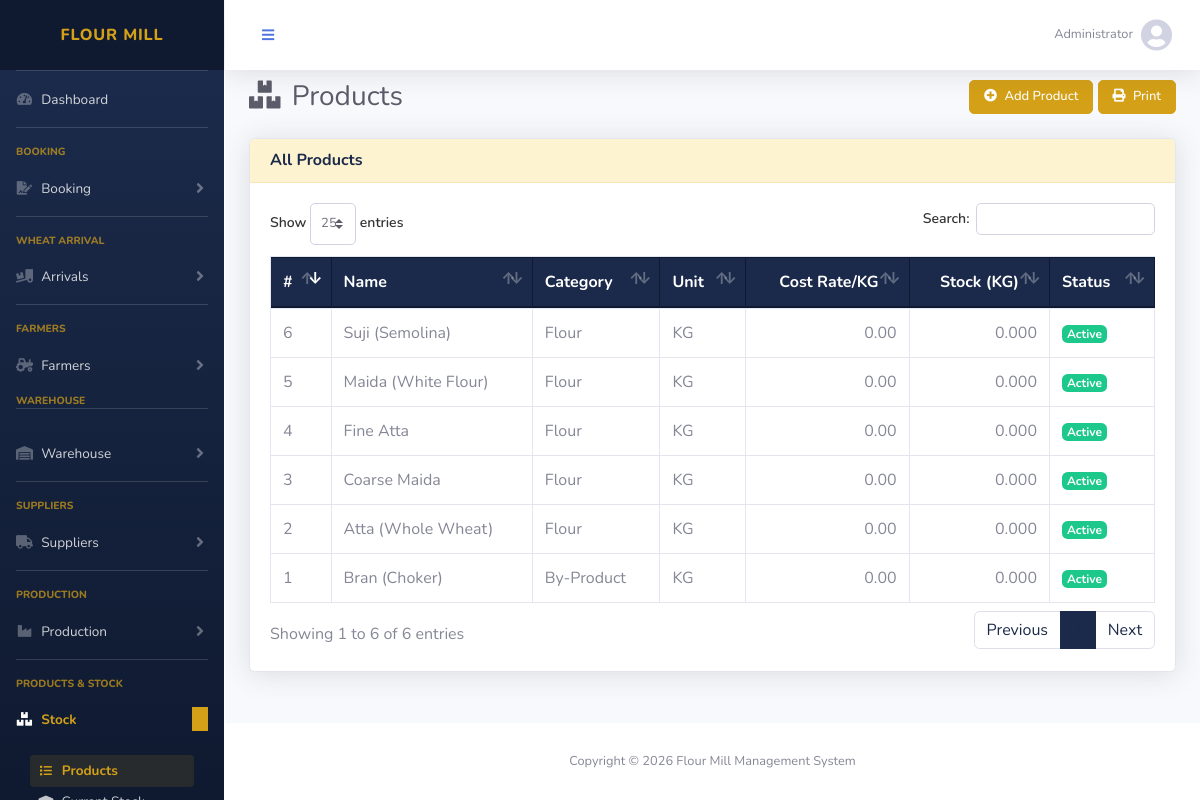
The page /modules/products/list.php (signed in) on the database its author committed.
### tables this page shows
CREATE TABLE products (
    id             INT AUTO_INCREMENT PRIMARY KEY,
    name           VARCHAR(100) NOT NULL,
    category       VARCHAR(50),
    unit           VARCHAR(20) DEFAULT 'KG',
    sale_price     DECIMAL(10,2) DEFAULT 0.00,
    cost_rate      DECIMAL(10,2) DEFAULT 0.00,
    stock_qty      DECIMAL(12,3) DEFAULT 0.000,
    status          ENUM('active','inactive') DEFAULT 'active',
    created_at      TIMESTAMP DEFAULT CURRENT_TIMESTAMP
);

### includes/functions.php (called while the page is built, shortened)
<?php
function money($amount) {
    return number_format($amount, 2);
}
function qty($qty) {
    return number_format($qty, 3);
}

### modules/products/list.php (the view, shortened to what this page needs)
<?php
require_once '../../includes/db.php';
include '../../includes/header.php';
$result = $conn->query("SELECT p.*,
  (SELECT pi.rate_per_kg FROM production_items pi
   JOIN productions pr ON pi.production_id = pr.id
   WHERE pi.product_id = p.id
   ORDER BY pr.date DESC, pr.id DESC LIMIT 1) as latest_cost_rate
  FROM products p ORDER BY category, name");
?>
<div class="d-sm-flex align-items-center justify-content-between mb-4">
    <h1 class="h3 mb-0 text-gray-800"><i class="fas fa-boxes mr-1"></i> Products</h1>
    <div>
        <button class="btn btn-primary btn-sm" data-toggle="modal" data-target="#addModal"><i class="fas fa-plus-circle mr-1"></i> Add Product</button>
        <button class="btn btn-sm btn-primary" onclick="window.print()"><i class="fas fa-print mr-1"></i> Print</button>
    </div>
</div>
<div class="card shadow mb-4">
    <div class="card-header"><h6 class="font-weight-bold m-0">All Products</h6></div>
    <div class="card-body">
        <div class="table-responsive">
            <table class="table table-bordered datatable" width="100%">
                <thead class="thead-dark">
                    <tr>
                        <th>#</th>
                        <th>Name</th>
                        <th>Category</th>
                        <th>Unit</th>
                        <th class="text-right">Cost Rate/KG</th>
                        <th class="text-right">Stock (KG)</th>
                        <th>Status</th>
                    </tr>
                </thead>
                <tbody>
                    <?php $i=1; while ($row = $result->fetch_assoc()): ?>
                    <tr>
                        <td><?= $i++ ?></td>
                        <td><?= htmlspecialchars($row['name']) ?></td>
                        <td><?= htmlspecialchars($row['category']) ?></td>
                        <td><?= $row['unit'] ?></td>
                        <?php $rate = ($row['latest_cost_rate'] ?: $row['cost_rate']) ?: $row['sale_price']; ?>
                        <td class="text-right"><?= money($rate) ?></td>
                        <td class="text-right"><?= qty($row['stock_qty']) ?></td>
                        <td><span class="badge badge-<?= $row['status']=='active'?'success':'secondary' ?>"><?= ucfirst($row['status']) ?></span></td>
                    </tr>
                    <?php endwhile; ?>
                </tbody>
            </table>
        </div>
    </div>
</div>
<?php include '../../includes/footer.php'; ?>

### includes/header.php (style rules this page uses)
:root { --navy: #1B2A4A; --navy-dark: #0F1A30; --gold: #D4A017; --gold-dark: #B8860B; --gold-light: #FDF3D0; }
.btn-primary { background-color: var(--gold) !important; border-color: var(--gold) !important; color: #fff !important; }
.card-header { background-color: var(--gold-light) !important; border-bottom: 1px solid #F5E6B8 !important; }
.card-header .font-weight-bold { color: var(--navy) !important; }
.table .thead-dark th { background-color: var(--navy) !important; border-color: var(--navy-dark) !important; }
.btn { padding: 8px 20px !important; font-size: 14px !important; border-radius: 5px !important; font-weight: 500 !important; }
.btn-sm { padding: 6px 14px !important; font-size: 13px !important; }

### rows shown on the page
products: name "Bran (Choker)", category "By-Product", unit "KG", cost_rate "0.00", stock_qty "0.000", status "Active"
products: name "Atta (Whole Wheat)", category "Flour", unit "KG", cost_rate "0.00", stock_qty "0.000", status "Active"
products: name "Coarse Maida", category "Flour", unit "KG", cost_rate "0.00", stock_qty "0.000", status "Active"
products: name "Fine Atta", category "Flour", unit "KG", cost_rate "0.00", stock_qty "0.000", status "Active"
products: name "Maida (White Flour)", category "Flour", unit "KG", cost_rate "0.00", stock_qty "0.000", status "Active"
products: name "Suji (Semolina)", category "Flour", unit "KG", cost_rate "0.00", stock_qty "0.000", status "Active"

### other values the page prints
$_SESSION['full_name'] "Administrator"
